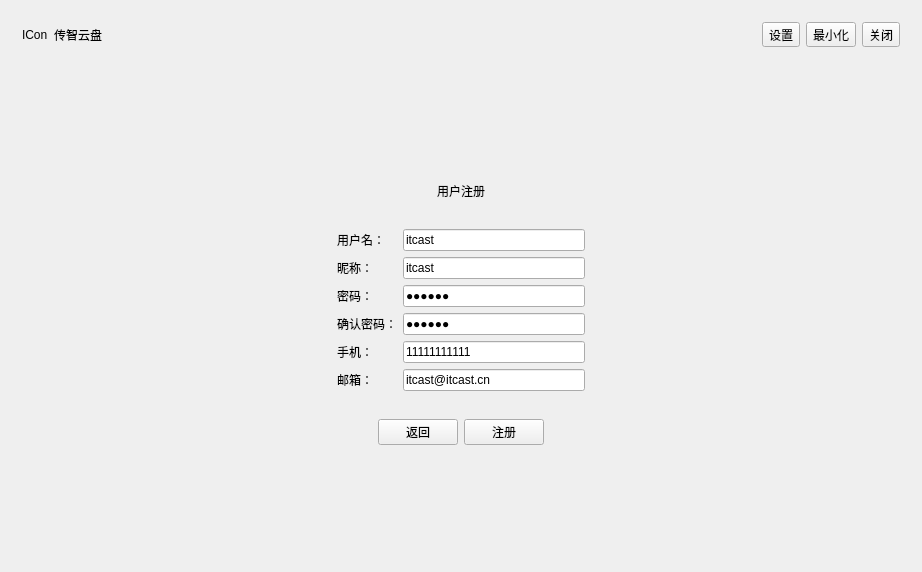
<?xml version="1.0" encoding="UTF-8"?>
<ui version="4.0">
 <class>Login</class>
 <widget class="QWidget" name="Login">
  <property name="geometry">
   <rect>
    <x>0</x>
    <y>0</y>
    <width>922</width>
    <height>572</height>
   </rect>
  </property>
  <property name="minimumSize">
   <size>
    <width>922</width>
    <height>572</height>
   </size>
  </property>
  <property name="maximumSize">
   <size>
    <width>922</width>
    <height>572</height>
   </size>
  </property>
  <property name="windowTitle">
   <string>Login</string>
  </property>
  <layout class="QVBoxLayout" name="verticalLayout">
   <item>
    <widget class="QWidget" name="widget" native="true">
     <layout class="QHBoxLayout" name="horizontalLayout">
      <item>
       <widget class="QLabel" name="label">
        <property name="text">
         <string>ICon</string>
        </property>
       </widget>
      </item>
      <item>
       <widget class="QLabel" name="label_2">
        <property name="text">
         <string>传智云盘</string>
        </property>
       </widget>
      </item>
      <item>
       <spacer name="horizontalSpacer">
        <property name="orientation">
         <enum>Qt::Horizontal</enum>
        </property>
        <property name="sizeHint" stdset="0">
         <size>
          <width>40</width>
          <height>20</height>
         </size>
        </property>
       </spacer>
      </item>
      <item>
       <widget class="QToolButton" name="toolButton_options">
        <property name="text">
         <string>设置</string>
        </property>
       </widget>
      </item>
      <item>
       <widget class="QToolButton" name="toolButton_show_miminize">
        <property name="text">
         <string>最小化</string>
        </property>
       </widget>
      </item>
      <item>
       <widget class="QToolButton" name="toolButton_close">
        <property name="text">
         <string>关闭</string>
        </property>
       </widget>
      </item>
     </layout>
    </widget>
   </item>
   <item>
    <widget class="QStackedWidget" name="stackedWidget">
     <property name="currentIndex">
      <number>1</number>
     </property>
     <widget class="QWidget" name="page">
      <layout class="QHBoxLayout" name="horizontalLayout_5">
       <item>
        <spacer name="horizontalSpacer_7">
         <property name="orientation">
          <enum>Qt::Horizontal</enum>
         </property>
         <property name="sizeHint" stdset="0">
          <size>
           <width>40</width>
           <height>20</height>
          </size>
         </property>
        </spacer>
       </item>
       <item>
        <widget class="QWidget" name="widget_6" native="true">
         <layout class="QVBoxLayout" name="verticalLayout_2">
          <item>
           <spacer name="verticalSpacer">
            <property name="orientation">
             <enum>Qt::Vertical</enum>
            </property>
            <property name="sizeHint" stdset="0">
             <size>
              <width>20</width>
              <height>40</height>
             </size>
            </property>
           </spacer>
          </item>
          <item>
           <widget class="QWidget" name="widget_2" native="true">
            <layout class="QHBoxLayout" name="horizontalLayout_2">
             <item>
              <spacer name="horizontalSpacer_2">
               <property name="orientation">
                <enum>Qt::Horizontal</enum>
               </property>
               <property name="sizeHint" stdset="0">
                <size>
                 <width>40</width>
                 <height>20</height>
                </size>
               </property>
              </spacer>
             </item>
             <item>
              <widget class="QLabel" name="label_3">
               <property name="text">
                <string>用户登录</string>
               </property>
              </widget>
             </item>
             <item>
              <spacer name="horizontalSpacer_3">
               <property name="orientation">
                <enum>Qt::Horizontal</enum>
               </property>
               <property name="sizeHint" stdset="0">
                <size>
                 <width>40</width>
                 <height>20</height>
                </size>
               </property>
              </spacer>
             </item>
            </layout>
           </widget>
          </item>
          <item>
           <widget class="QWidget" name="widget_3" native="true">
            <layout class="QGridLayout" name="gridLayout">
             <item row="0" column="0">
              <widget class="QLabel" name="label_4">
               <property name="text">
                <string>用户名：</string>
               </property>
              </widget>
             </item>
             <item row="0" column="1">
              <widget class="QLineEdit" name="lineEdit"/>
             </item>
             <item row="1" column="0">
              <widget class="QLabel" name="label_5">
               <property name="text">
                <string>密码：</string>
               </property>
              </widget>
             </item>
             <item row="1" column="1">
              <widget class="QLineEdit" name="lineEdit_2">
               <property name="echoMode">
                <enum>QLineEdit::Password</enum>
               </property>
              </widget>
             </item>
            </layout>
           </widget>
          </item>
          <item>
           <widget class="QWidget" name="widget_4" native="true">
            <layout class="QHBoxLayout" name="horizontalLayout_3">
             <item>
              <widget class="QCheckBox" name="checkBox">
               <property name="text">
                <string>记住密码</string>
               </property>
              </widget>
             </item>
             <item>
              <spacer name="horizontalSpacer_4">
               <property name="orientation">
                <enum>Qt::Horizontal</enum>
               </property>
               <property name="sizeHint" stdset="0">
                <size>
                 <width>40</width>
                 <height>20</height>
                </size>
               </property>
              </spacer>
             </item>
             <item>
              <widget class="QPushButton" name="pushButton_goto_register">
               <property name="text">
                <string>没有账号，马上注册</string>
               </property>
              </widget>
             </item>
            </layout>
           </widget>
          </item>
          <item>
           <widget class="QWidget" name="widget_5" native="true">
            <layout class="QHBoxLayout" name="horizontalLayout_4">
             <item>
              <spacer name="horizontalSpacer_5">
               <property name="orientation">
                <enum>Qt::Horizontal</enum>
               </property>
               <property name="sizeHint" stdset="0">
                <size>
                 <width>40</width>
                 <height>20</height>
                </size>
               </property>
              </spacer>
             </item>
             <item>
              <widget class="QPushButton" name="pushButton_2">
               <property name="text">
                <string>登录</string>
               </property>
              </widget>
             </item>
             <item>
              <spacer name="horizontalSpacer_6">
               <property name="orientation">
                <enum>Qt::Horizontal</enum>
               </property>
               <property name="sizeHint" stdset="0">
                <size>
                 <width>40</width>
                 <height>20</height>
                </size>
               </property>
              </spacer>
             </item>
            </layout>
           </widget>
          </item>
          <item>
           <spacer name="verticalSpacer_2">
            <property name="orientation">
             <enum>Qt::Vertical</enum>
            </property>
            <property name="sizeHint" stdset="0">
             <size>
              <width>20</width>
              <height>40</height>
             </size>
            </property>
           </spacer>
          </item>
         </layout>
        </widget>
       </item>
       <item>
        <spacer name="horizontalSpacer_8">
         <property name="orientation">
          <enum>Qt::Horizontal</enum>
         </property>
         <property name="sizeHint" stdset="0">
          <size>
           <width>40</width>
           <height>20</height>
          </size>
         </property>
        </spacer>
       </item>
      </layout>
     </widget>
     <widget class="QWidget" name="page_2">
      <layout class="QHBoxLayout" name="horizontalLayout_8">
       <item>
        <spacer name="horizontalSpacer_11">
         <property name="orientation">
          <enum>Qt::Horizontal</enum>
         </property>
         <property name="sizeHint" stdset="0">
          <size>
           <width>40</width>
           <height>20</height>
          </size>
         </property>
        </spacer>
       </item>
       <item>
        <widget class="QWidget" name="widget_10" native="true">
         <layout class="QVBoxLayout" name="verticalLayout_3">
          <item>
           <spacer name="verticalSpacer_3">
            <property name="orientation">
             <enum>Qt::Vertical</enum>
            </property>
            <property name="sizeHint" stdset="0">
             <size>
              <width>20</width>
              <height>40</height>
             </size>
            </property>
           </spacer>
          </item>
          <item>
           <widget class="QWidget" name="widget_7" native="true">
            <layout class="QHBoxLayout" name="horizontalLayout_7">
             <item>
              <spacer name="horizontalSpacer_13">
               <property name="orientation">
                <enum>Qt::Horizontal</enum>
               </property>
               <property name="sizeHint" stdset="0">
                <size>
                 <width>40</width>
                 <height>20</height>
                </size>
               </property>
              </spacer>
             </item>
             <item>
              <widget class="QLabel" name="label_6">
               <property name="text">
                <string>用户注册</string>
               </property>
              </widget>
             </item>
             <item>
              <spacer name="horizontalSpacer_14">
               <property name="orientation">
                <enum>Qt::Horizontal</enum>
               </property>
               <property name="sizeHint" stdset="0">
                <size>
                 <width>40</width>
                 <height>20</height>
                </size>
               </property>
              </spacer>
             </item>
            </layout>
           </widget>
          </item>
          <item>
           <widget class="QWidget" name="widget_8" native="true">
            <layout class="QGridLayout" name="gridLayout_2">
             <item row="0" column="0">
              <widget class="QLabel" name="label_7">
               <property name="text">
                <string>用户名：</string>
               </property>
              </widget>
             </item>
             <item row="0" column="1">
              <widget class="QLineEdit" name="lineEdit_user_name">
               <property name="text">
                <string>itcast</string>
               </property>
              </widget>
             </item>
             <item row="1" column="0">
              <widget class="QLabel" name="label_8">
               <property name="text">
                <string>昵称：</string>
               </property>
              </widget>
             </item>
             <item row="1" column="1">
              <widget class="QLineEdit" name="lineEdit_nick_name">
               <property name="text">
                <string>itcast</string>
               </property>
              </widget>
             </item>
             <item row="2" column="0">
              <widget class="QLabel" name="label_9">
               <property name="text">
                <string>密码：</string>
               </property>
              </widget>
             </item>
             <item row="2" column="1">
              <widget class="QLineEdit" name="lineEdit_passwd">
               <property name="text">
                <string>123456</string>
               </property>
               <property name="echoMode">
                <enum>QLineEdit::Password</enum>
               </property>
              </widget>
             </item>
             <item row="3" column="0">
              <widget class="QLabel" name="label_10">
               <property name="text">
                <string>确认密码：</string>
               </property>
              </widget>
             </item>
             <item row="3" column="1">
              <widget class="QLineEdit" name="lineEdit_passwd2">
               <property name="text">
                <string>123456</string>
               </property>
               <property name="echoMode">
                <enum>QLineEdit::Password</enum>
               </property>
              </widget>
             </item>
             <item row="4" column="0">
              <widget class="QLabel" name="label_11">
               <property name="text">
                <string>手机：</string>
               </property>
              </widget>
             </item>
             <item row="4" column="1">
              <widget class="QLineEdit" name="lineEdit_phone">
               <property name="text">
                <string>11111111111</string>
               </property>
              </widget>
             </item>
             <item row="5" column="0">
              <widget class="QLabel" name="label_12">
               <property name="text">
                <string>邮箱：</string>
               </property>
              </widget>
             </item>
             <item row="5" column="1">
              <widget class="QLineEdit" name="lineEdit_email">
               <property name="text">
                <string>itcast@itcast.cn</string>
               </property>
              </widget>
             </item>
            </layout>
           </widget>
          </item>
          <item>
           <widget class="QWidget" name="widget_9" native="true">
            <layout class="QHBoxLayout" name="horizontalLayout_6">
             <item>
              <spacer name="horizontalSpacer_9">
               <property name="orientation">
                <enum>Qt::Horizontal</enum>
               </property>
               <property name="sizeHint" stdset="0">
                <size>
                 <width>40</width>
                 <height>20</height>
                </size>
               </property>
              </spacer>
             </item>
             <item>
              <widget class="QPushButton" name="pushButton_back_to_login">
               <property name="text">
                <string>返回</string>
               </property>
              </widget>
             </item>
             <item>
              <widget class="QPushButton" name="pushButton_register">
               <property name="text">
                <string>注册</string>
               </property>
              </widget>
             </item>
             <item>
              <spacer name="horizontalSpacer_10">
               <property name="orientation">
                <enum>Qt::Horizontal</enum>
               </property>
               <property name="sizeHint" stdset="0">
                <size>
                 <width>40</width>
                 <height>20</height>
                </size>
               </property>
              </spacer>
             </item>
            </layout>
           </widget>
          </item>
          <item>
           <spacer name="verticalSpacer_4">
            <property name="orientation">
             <enum>Qt::Vertical</enum>
            </property>
            <property name="sizeHint" stdset="0">
             <size>
              <width>20</width>
              <height>40</height>
             </size>
            </property>
           </spacer>
          </item>
         </layout>
        </widget>
       </item>
       <item>
        <spacer name="horizontalSpacer_12">
         <property name="orientation">
          <enum>Qt::Horizontal</enum>
         </property>
         <property name="sizeHint" stdset="0">
          <size>
           <width>40</width>
           <height>20</height>
          </size>
         </property>
        </spacer>
       </item>
      </layout>
     </widget>
     <widget class="QWidget" name="page_3">
      <layout class="QHBoxLayout" name="horizontalLayout_11">
       <item>
        <spacer name="horizontalSpacer_19">
         <property name="orientation">
          <enum>Qt::Horizontal</enum>
         </property>
         <property name="sizeHint" stdset="0">
          <size>
           <width>40</width>
           <height>20</height>
          </size>
         </property>
        </spacer>
       </item>
       <item>
        <widget class="QWidget" name="widget_14" native="true">
         <layout class="QVBoxLayout" name="verticalLayout_4">
          <item>
           <spacer name="verticalSpacer_5">
            <property name="orientation">
             <enum>Qt::Vertical</enum>
            </property>
            <property name="sizeHint" stdset="0">
             <size>
              <width>20</width>
              <height>40</height>
             </size>
            </property>
           </spacer>
          </item>
          <item>
           <widget class="QWidget" name="widget_11" native="true">
            <layout class="QHBoxLayout" name="horizontalLayout_10">
             <item>
              <spacer name="horizontalSpacer_17">
               <property name="orientation">
                <enum>Qt::Horizontal</enum>
               </property>
               <property name="sizeHint" stdset="0">
                <size>
                 <width>40</width>
                 <height>20</height>
                </size>
               </property>
              </spacer>
             </item>
             <item>
              <widget class="QLabel" name="label_13">
               <property name="text">
                <string>服务器设置</string>
               </property>
              </widget>
             </item>
             <item>
              <spacer name="horizontalSpacer_18">
               <property name="orientation">
                <enum>Qt::Horizontal</enum>
               </property>
               <property name="sizeHint" stdset="0">
                <size>
                 <width>40</width>
                 <height>20</height>
                </size>
               </property>
              </spacer>
             </item>
            </layout>
           </widget>
          </item>
          <item>
           <widget class="QWidget" name="widget_12" native="true">
            <layout class="QGridLayout" name="gridLayout_3">
             <item row="0" column="0">
              <widget class="QLabel" name="label_14">
               <property name="text">
                <string>服务器地址：</string>
               </property>
              </widget>
             </item>
             <item row="0" column="1">
              <widget class="QLineEdit" name="lineEdit_9"/>
             </item>
             <item row="1" column="0">
              <widget class="QLabel" name="label_15">
               <property name="text">
                <string>服务器端口：</string>
               </property>
              </widget>
             </item>
             <item row="1" column="1">
              <widget class="QLineEdit" name="lineEdit_10"/>
             </item>
            </layout>
           </widget>
          </item>
          <item>
           <widget class="QWidget" name="widget_13" native="true">
            <layout class="QHBoxLayout" name="horizontalLayout_9">
             <item>
              <spacer name="horizontalSpacer_15">
               <property name="orientation">
                <enum>Qt::Horizontal</enum>
               </property>
               <property name="sizeHint" stdset="0">
                <size>
                 <width>40</width>
                 <height>20</height>
                </size>
               </property>
              </spacer>
             </item>
             <item>
              <widget class="QPushButton" name="pushButton_back_to_login_2">
               <property name="text">
                <string>返回</string>
               </property>
              </widget>
             </item>
             <item>
              <widget class="QPushButton" name="pushButton_confirm_option">
               <property name="text">
                <string>确定</string>
               </property>
              </widget>
             </item>
             <item>
              <spacer name="horizontalSpacer_16">
               <property name="orientation">
                <enum>Qt::Horizontal</enum>
               </property>
               <property name="sizeHint" stdset="0">
                <size>
                 <width>40</width>
                 <height>20</height>
                </size>
               </property>
              </spacer>
             </item>
            </layout>
           </widget>
          </item>
          <item>
           <spacer name="verticalSpacer_6">
            <property name="orientation">
             <enum>Qt::Vertical</enum>
            </property>
            <property name="sizeHint" stdset="0">
             <size>
              <width>20</width>
              <height>40</height>
             </size>
            </property>
           </spacer>
          </item>
         </layout>
        </widget>
       </item>
       <item>
        <spacer name="horizontalSpacer_20">
         <property name="orientation">
          <enum>Qt::Horizontal</enum>
         </property>
         <property name="sizeHint" stdset="0">
          <size>
           <width>40</width>
           <height>20</height>
          </size>
         </property>
        </spacer>
       </item>
      </layout>
     </widget>
    </widget>
   </item>
  </layout>
 </widget>
 <layoutdefault spacing="6" margin="11"/>
 <resources/>
 <connections>
  <connection>
   <sender>toolButton_close</sender>
   <signal>clicked()</signal>
   <receiver>Login</receiver>
   <slot>close()</slot>
   <hints>
    <hint type="sourcelabel">
     <x>757</x>
     <y>35</y>
    </hint>
    <hint type="destinationlabel">
     <x>399</x>
     <y>299</y>
    </hint>
   </hints>
  </connection>
  <connection>
   <sender>toolButton_show_miminize</sender>
   <signal>clicked()</signal>
   <receiver>Login</receiver>
   <slot>showMinimized()</slot>
   <hints>
    <hint type="sourcelabel">
     <x>708</x>
     <y>35</y>
    </hint>
    <hint type="destinationlabel">
     <x>399</x>
     <y>299</y>
    </hint>
   </hints>
  </connection>
 </connections>
</ui>
